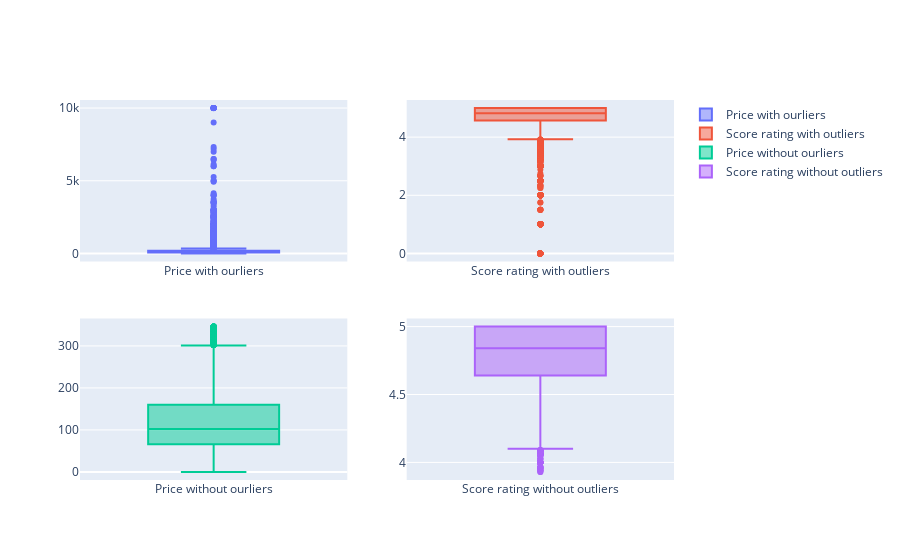

The notebook cell this image was saved under:
### Code cell
fig = make_subplots(rows=2, cols=2)
fig.add_trace(go.Box(
            name="Price with ourliers",
            y=Airbnb_NTA["price"],
        ),
        row=1, col=1
)
fig.add_trace(go.Box(
            name="Score rating with outliers",
            y=Airbnb_NTA["review_scores_rating"],
        ),
        row=1, col=2
)
fig.add_trace(go.Box(
            name="Price without ourliers",
            y=df["price"],),row=2, col=1)

fig.add_trace(go.Box(
            name="Score rating without outliers",
            y=df["review_scores_rating"]), 
        row=2, col=2
)

### Figure 1 — Plotly figure (JSON) as saved in the notebook; plotly's stock layout.template omitted (floating-point values rounded to 4 significant figures; data arrays with more than 128 entries replaced by an {"elided": "..."} marker saying what was removed)
{"data": [{"name": "Price with ourliers", "type": "box", "xaxis": "x", "y": {"elided": "37703 int values"}, "yaxis": "y"}, {"name": "Score rating with outliers", "type": "box", "xaxis": "x2", "y": {"elided": "37703 float values"}, "yaxis": "y2"}, {"name": "Price without ourliers", "type": "box", "xaxis": "x3", "y": {"elided": "33276 int values"}, "yaxis": "y3"}, {"name": "Score rating without outliers", "type": "box", "xaxis": "x4", "y": {"elided": "33276 float values"}, "yaxis": "y4"}], "layout": {"xaxis": {"anchor": "y", "domain": [0, 0.45]}, "xaxis2": {"anchor": "y2", "domain": [0.55, 1]}, "xaxis3": {"anchor": "y3", "domain": [0, 0.45]}, "xaxis4": {"anchor": "y4", "domain": [0.55, 1]}, "yaxis": {"anchor": "x", "domain": [0.575, 1]}, "yaxis2": {"anchor": "x2", "domain": [0.575, 1]}, "yaxis3": {"anchor": "x3", "domain": [0, 0.425]}, "yaxis4": {"anchor": "x4", "domain": [0, 0.425]}}}
